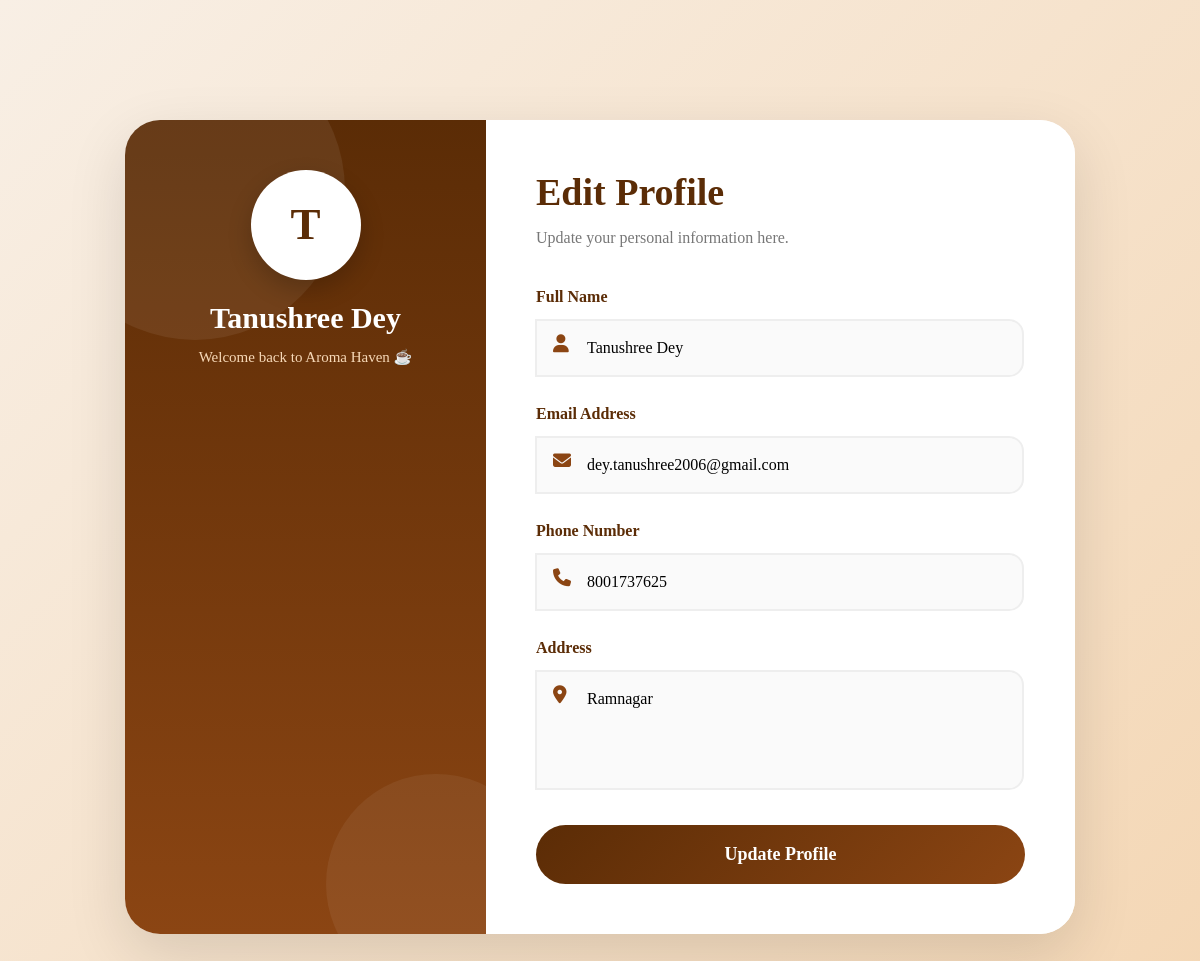
The app's page /editprofile.php (signed in) with its own data.
### tables this page shows
CREATE TABLE `clients` (
  `id` int(11) NOT NULL,
  `name` varchar(255) NOT NULL,
  `email` varchar(255) NOT NULL,
  `mobile` varchar(10) NOT NULL,
  `password` varchar(255) NOT NULL,
  `reset_token` varchar(255) DEFAULT NULL,
  `reset_expiry` datetime DEFAULT NULL,
  `address` varchar(255) NOT NULL,
  `image` text NOT NULL,
  `addwithus` timestamp NOT NULL DEFAULT current_timestamp(),
  `role` enum('admin','user') NOT NULL DEFAULT 'user',
  `membership` enum('Gold','Yes','No') NOT NULL DEFAULT 'No'
);

### editprofile.php (the view, shortened to what this page needs)
<!DOCTYPE html>
<html lang="en">
<head>
<link rel="stylesheet" href="coffee.css">
<link rel="stylesheet" href="https://cdnjs.cloudflare.com/ajax/libs/font-awesome/6.7.2/css/all.min.css"/>
<link rel="stylesheet" href="../CoffeeShop2/assets/bootstrap-5.3.7-dist/css/bootstrap.min.css"/>
<?php
global $conn;
$email = $_SESSION['user_email'];
$query = "SELECT * FROM clients WHERE email='$email'";
$run = mysqli_query($conn,$query);
$row = mysqli_fetch_array($run);
$initial = strtoupper(substr($row['name'],0,1));
?>
</head>
<body>
<div class="edit-container">
    <div class="edit-card">
        <div class="left-side">
            <div class="profile-box">
                <div class="avatar">
                    <?php echo $initial; ?>
                </div>
                <h2><?php echo $row['name']; ?></h2>
                <p>
                    Welcome back to Aroma Haven ☕
                </p>
            </div>
        </div>
        <div class="right-side">
            <h1>Edit Profile</h1>
            <p>
                Update your personal information here.
            </p>
            <form method="POST">
                <div class="input-group">
                    <label>Full Name</label>
                    <i class="fa fa-user"></i>
                    <input
                    type="text"
                    name="name"
                    value="<?php echo $row['name']; ?>"
                    required>
                </div>
                <div class="input-group">
                    <label>Email Address</label>
                    <i class="fa fa-envelope"></i>
                    <input
                    type="email"
                    value="<?php echo $row['email']; ?>"
                    readonly>
                </div>
                <div class="input-group">
                    <label>Phone Number</label>
                    <i class="fa fa-phone"></i>
                    <input
                    type="text"
                    name="mobile"
                    value="<?php echo $row['mobile']; ?>"
                    required>
                </div>
                <div class="input-group">
                    <label>Address</label>
                    <i class="fa fa-location-dot"></i>
                    <textarea
                    name="address"
                    required><?php echo $row['address']; ?></textarea>
                </div>
                <button type="submit" name="update" class="update-btn">
                    Update Profile
                </button>
            </form>
        </div>
    </div>
</div>
</body>
</html>

### coffee.css (style rules this page uses)
* { padding: 0; margin: 0; box-sizing: border-box; font-family: "Times New Roman", Times, serif; }
html { scroll-behavior: smooth; }

### editprofile.php (style rules this page uses)
* { margin:0; padding:0; box-sizing:border-box; }
body { background:linear-gradient(135deg,#f8efe5,#f4d7b5); min-height:100vh; font-family:Arial; overflow-x:hidden; }
.edit-container { width:100%; min-height:100vh; display:flex; justify-content:center; align-items:center; padding:120px 20px 50px; }
.edit-card { width:100%; max-width:950px; background:#fff; border-radius:35px; overflow:hidden; display:flex; box-shadow:0 20px 60px rgba(0,0,0,0.12); animation:fadeUp 1s ease; }
.left-side { width:38%; background:linear-gradient(180deg,#5b2c06,#8b4513); padding:50px 30px; color:#fff; position:relative; overflow:hidden; }
.left-side::before { content:''; position:absolute; width:300px; height:300px; background:rgba(255,255,255,0.07); border-radius:50%; top:-80px; left:-80px; }
.left-side::after { content:''; position:absolute; width:220px; height:220px; background:rgba(255,255,255,0.06); border-radius:50%; bottom:-60px; right:-60px; }
.profile-box { position:relative; z-index:2; text-align:center; }
.avatar { width:110px; height:110px; border-radius:50%; background:#fff; color:#5b2c06; font-size:45px; font-weight:bold; display:flex; justify-content:center; align-items:center; margin:auto; box-shadow:0 10px 25px rgba(0,0,0,0.2); animation:pulse 2s infinite; }
.profile-box h2 { margin-top:20px; font-size:30px; font-weight:bold; }
.profile-box p { margin-top:10px; color:#f7d9b8; font-size:15px; }
.right-side { width:62%; padding:50px; background:#fff; }
.right-side h1 { color:#5b2c06; font-size:38px; font-weight:bold; margin-bottom:10px; }
.right-side p { color:#777; margin-bottom:35px; }
.input-group { margin-bottom:25px; position:relative; }
.input-group label { font-weight:bold; color:#5b2c06; margin-bottom:10px; display:block; }
.input-group i { position:absolute; left:18px; top:50px; color:#8b4513; font-size:18px; }
.input-group input, .input-group textarea { width:100%; padding:15px 18px 15px 50px; border-radius:15px; border:2px solid #eee; outline:none; font-size:16px; transition:0.3s; background:#fafafa; }
.input-group textarea { min-height:120px; resize:none; }
.update-btn { width:100%; border:none; padding:16px; border-radius:50px; background:linear-gradient(135deg,#5b2c06,#8b4513); color:#fff; font-size:18px; font-weight:bold; cursor:pointer; transition:0.4s; margin-top:10px; position:relative; overflow:hidden; }
.update-btn::before { content:''; position:absolute; width:0; height:100%; background:rgba(255,255,255,0.2); left:0; top:0; transition:0.5s; }

### records on screen
clients: name "T", name "Tanushree Dey", email "dey.tanushree2006@gmail.com", mobile "8001737625", address "Ramnagar"
